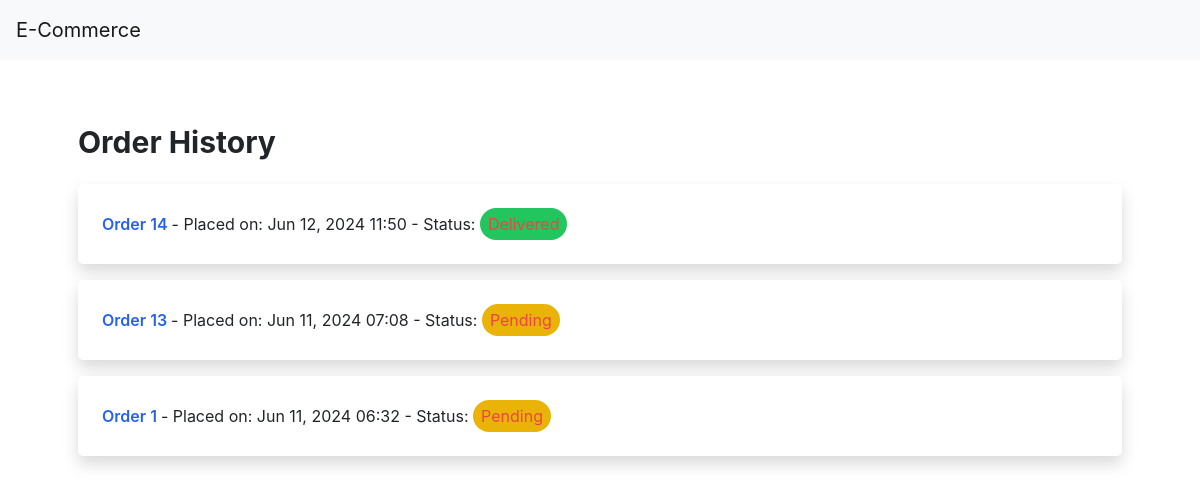
/orders/order_history/ (signed in), run on an earlier commit of the app's database.
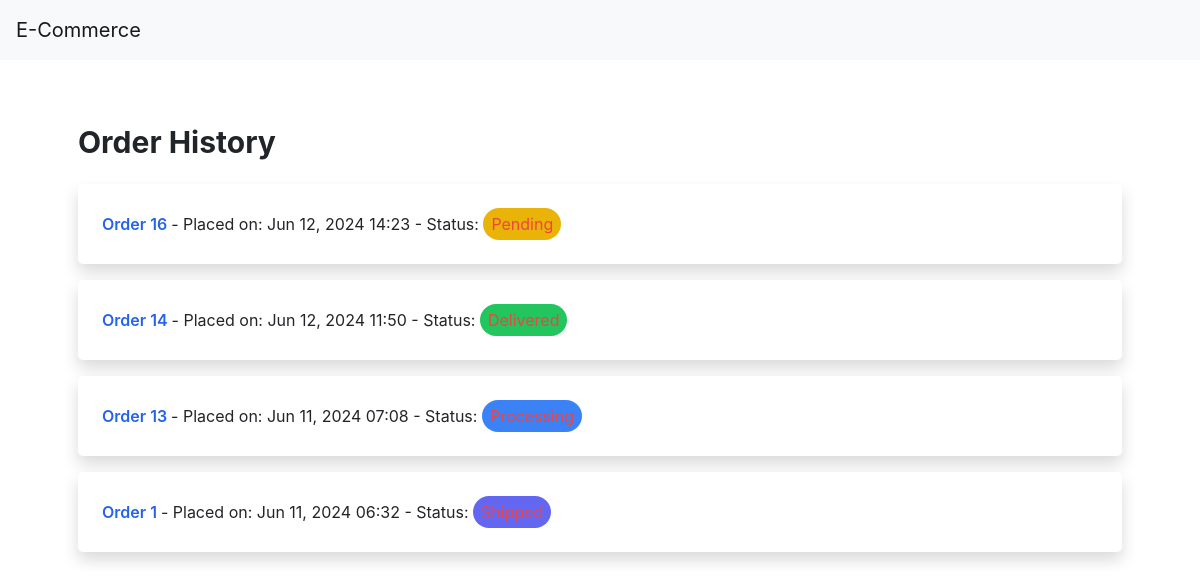
And on a later commit of the database.
### orders/models.py (models this page shows, shortened)
class Order(models.Model):
    PAYMENT_CHOICES = [
        ('COD', 'Cash on Delivery'),
        ('Bkash', 'Bkash'),
        ('Credit Card', 'Credit Card'),
    ]
    STATUS_CHOICES = [
        ('Pending', 'Pending'),
        ('Processing', 'Processing'),
        ('Shipped', 'Shipped'),
        ('Delivered', 'Delivered'),
        ('Cancelled', 'Cancelled'),
    ]
    user = models.ForeignKey(settings.AUTH_USER_MODEL, on_delete=models.CASCADE, related_name='orders')
    first_name = models.CharField(max_length=50)
    last_name = models.CharField(max_length=50)
    phone = models.CharField(max_length=20, blank=False)
    address = models.CharField(max_length=250)
    postal_code = models.CharField(max_length=20)
    city = models.CharField(max_length=100)
    order_placed = models.DateTimeField(auto_now_add=True)
    updated = models.DateTimeField(auto_now=True)
    payment = models.CharField(max_length=20, choices=PAYMENT_CHOICES, default='COD')
    status = models.CharField(max_length=20, choices=STATUS_CHOICES, default='Pending')
    class Meta:
        ordering = ('-order_placed',)

### orders/views.py (the view)
# urls.py: path('order_history/', views.order_history, name='order_history'),
@login_required
def order_history(request):
    orders = request.user.orders.all()
    return render(request, 'order/order_history.html', {'orders': orders})

### templates/order/order_history.html
{% extends "base.html" %}
{% block content %}
<div class="container mx-auto px-4 py-8">
    <h1 class="text-3xl font-bold mb-6">Order History</h1>
    <ul class="space-y-4">
        {% for order in orders %}
        <li class="bg-white shadow rounded-lg p-4">
            <a href="{% url 'order:order_detail' order.id %}" class="text-blue-600 hover:text-blue-800 font-semibold">
                Order {{ order.id }}
            </a> -
            <span class="block sm:inline">Placed on: <time datetime="{{ order.order_placed }}">
                    {{ order.order_placed|date:"M d, Y H:i" }}</time></span> -
            <span class="block sm:inline">Status:
                <span
                    class="inline-block px-2 py-1 rounded-full text-red-500 {% if order.status == 'Pending' %} bg-yellow-500 {% elif order.status == 'Processing' %} bg-blue-500 {% elif order.status == 'Shipped' %} bg-indigo-500 {% elif order.status == 'Delivered' %} bg-green-500 {% elif order.status == 'Cancelled' %} bg-red-500 {% endif %}">
                    {{ order.get_status_display }}
                </span>
            </span>
        </li>
        {% endfor %}
    </ul>
</div>
{% endblock %}

What changed in the data, as far as the page shows it:
added Order: id "16", order_placed "Jun 12, 2024 14:23", status "Pending"
changed Order "Jun 11, 2024 07:08": status "Pending" → (not shown)
changed Order "Jun 11, 2024 06:32": status "Pending" → (not shown)
